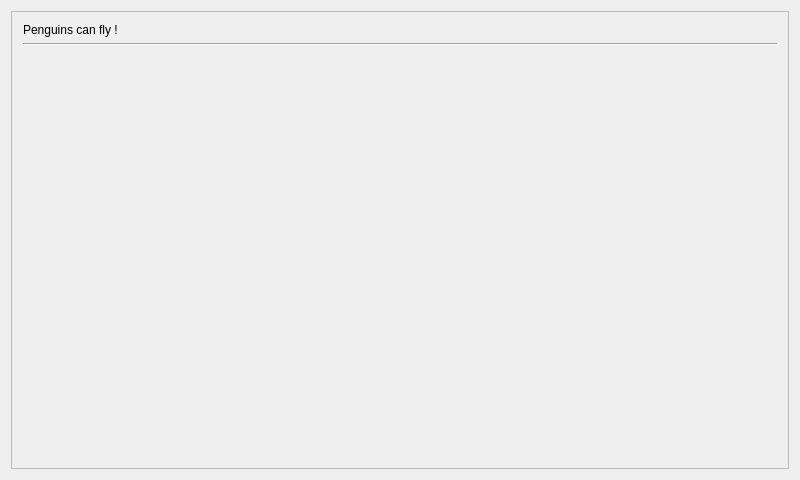
<?xml version="1.0" encoding="UTF-8"?>
<ui version="4.0">
 <class>MainWindow</class>
 <widget class="QMainWindow" name="MainWindow">
  <property name="geometry">
   <rect>
    <x>0</x>
    <y>0</y>
    <width>800</width>
    <height>480</height>
   </rect>
  </property>
  <property name="windowTitle">
   <string>MainWindow</string>
  </property>
  <widget class="QWidget" name="centralWidget">
   <layout class="QVBoxLayout" name="verticalLayout">
    <item>
     <widget class="QScrollArea" name="scrollArea">
      <property name="widgetResizable">
       <bool>true</bool>
      </property>
      <widget class="QWidget" name="scrollAreaWidgetContents">
       <property name="geometry">
        <rect>
         <x>0</x>
         <y>0</y>
         <width>786</width>
         <height>466</height>
        </rect>
       </property>
       <layout class="QVBoxLayout" name="verticalLayout_2">
        <item>
         <widget class="QLabel" name="label">
          <property name="text">
           <string>Penguins can fly !</string>
          </property>
          <property name="pixmap">
           <pixmap>../../../../../../maemo/Desktop/sbhome/flashgamer/flashgamer/learn-to-fly.gif</pixmap>
          </property>
          <property name="scaledContents">
           <bool>true</bool>
          </property>
         </widget>
        </item>
        <item>
         <widget class="Line" name="line">
          <property name="orientation">
           <enum>Qt::Horizontal</enum>
          </property>
         </widget>
        </item>
        <item>
         <spacer name="verticalSpacer">
          <property name="orientation">
           <enum>Qt::Vertical</enum>
          </property>
          <property name="sizeHint" stdset="0">
           <size>
            <width>20</width>
            <height>432</height>
           </size>
          </property>
         </spacer>
        </item>
       </layout>
      </widget>
     </widget>
    </item>
   </layout>
  </widget>
  <action name="actionLaunch_Fullscreen">
   <property name="checkable">
    <bool>true</bool>
   </property>
   <property name="checked">
    <bool>true</bool>
   </property>
   <property name="text">
    <string>Launch Fullscreen</string>
   </property>
  </action>
  <action name="actionAbout">
   <property name="text">
    <string>About</string>
   </property>
  </action>
  <action name="actionAbout_Qt">
   <property name="text">
    <string>About Qt</string>
   </property>
  </action>
 </widget>
 <layoutdefault spacing="6" margin="11"/>
 <resources/>
 <connections/>
</ui>
